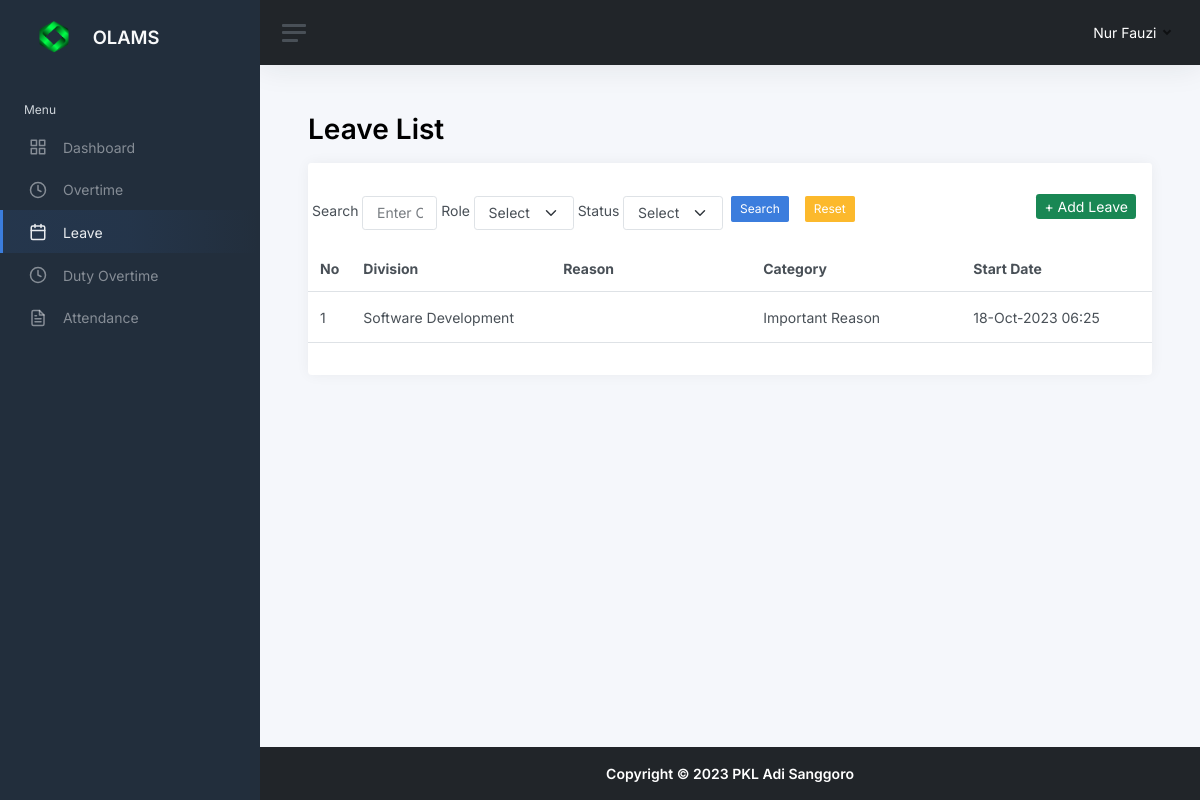
Screenshot of /leavelist.php (signed in) with the database file from the repository.
### tables this page shows
CREATE TABLE `leaves` (
  `leaves_id` tinyint(3) UNSIGNED NOT NULL,
  `user_id` tinyint(3) UNSIGNED NOT NULL,
  `division_id` tinyint(3) UNSIGNED NOT NULL,
  `reason` text NOT NULL,
  `category` enum('Annual','Pregnancy','Important Reason','Extended') NOT NULL,
  `start_date` timestamp NULL DEFAULT NULL,
  `finish_date` timestamp NULL DEFAULT NULL,
  `submitted_by_admin` tinyint(3) UNSIGNED DEFAULT NULL,
  `sent_by_admin` timestamp NULL DEFAULT NULL,
  `status` enum('Approved','Pending','Rejected') NOT NULL,
  `status_updated_at` timestamp NULL DEFAULT NULL,
  `status_updated_by` tinyint(3) UNSIGNED DEFAULT NULL,
  `created_at` timestamp NOT NULL DEFAULT current_timestamp(),
  `created_by` tinyint(3) UNSIGNED NOT NULL,
  `updated_at` timestamp NULL DEFAULT NULL ON UPDATE current_timestamp(),
  `updated_by` tinyint(3) UNSIGNED DEFAULT NULL
);

CREATE TABLE `m_divisions` (
  `division_id` tinyint(3) UNSIGNED NOT NULL,
  `division_name` varchar(64) NOT NULL,
  `created_at` timestamp NOT NULL DEFAULT current_timestamp(),
  `created_by` tinyint(3) UNSIGNED NOT NULL,
  `updated_at` timestamp NULL DEFAULT NULL ON UPDATE current_timestamp(),
  `updated_by` tinyint(3) UNSIGNED DEFAULT NULL
);

### include/conn.inc.php (called while the page is built, shortened)
<?php
function cleanValue($strhtml)
    {
        $strBersih = $strhtml;
        $strBersih = htmlspecialchars($strBersih);
        $strBersih = trim($strBersih);
        $strBersih = stripslashes($strBersih);
        $strBersih = strip_tags($strBersih);
        return $strBersih;
    }
?>

### leavelist.php (the view, shortened to what this page needs)
<?php
include __DIR__ . "/include/conn.inc.php";
$user_id = $_SESSION["user_id"];
$user_role = $_SESSION['role_id'];
$limit = 5;
$halaman_aktif = isset($_GET['page']) ? $_GET['page'] : 1;
$offset = ($halaman_aktif - 1) * $limit;
$query = "SELECT
  leaves.leaves_id,
  leaves.user_id,
  users.name AS name,
  m_divisions.division_name AS division_name,
  leaves.reason,
  leaves.category,
  leaves.start_date,
  leaves.finish_date,
  leaves.status,
  leaves.status_updated_at,
  leaves.status_updated_by
  FROM leaves
  LEFT JOIN users ON leaves.user_id = users.user_id
  LEFT JOIN m_divisions ON leaves.division_id = m_divisions.division_id";
if ($user_role === 1) {
  $query .= " WHERE leaves.user_id = $user_id";
}
$search = "";
$query .= " ORDER BY leaves.leaves_id DESC";
$query .= " LIMIT $limit OFFSET $offset ";
$data = mysqli_query($conn, $query);
$leaveArray = mysqli_fetch_all($data, MYSQLI_ASSOC);
?>
<!DOCTYPE html>
<html lang="en">
<head>
  <?php include "head.inc.php"; ?>
</head>
<body>
  <div class="wrapper">
    <?php include "components/sidebar.inc.php"; ?>
    <div class="main">
      <?php include "components/navbar.inc.php"; ?>
      <main class="content">
        <div class="container-fluid p-0">
          <h1 class="h1 mb-3 judul_halaman"><strong>Leave List</strong></h1>
          <div class="row">
            <div class="col-12">
              <div class="card">
                <div class="card-header">
                </div>
                <div class="row">
                  <div class="col-md-8">
                    <div class="d-flex align-items-center">
                      <form action="<?= cleanValue($_SERVER['PHP_SELF']); ?>" method="get" class="d-flex">
                        <label for="inputSearch" class="m-1 mx-1">Search</label>
                        <input type="text" name="search" id="inputSearch" placeholder="Enter Category or name" class="form-control form-control" value="<?= $search ?>">
                        <label for="inputRole" class="m-1 mx-1">Role</label>
                        <select name="filter_division" id="inputRole" class="form-select form-control">
                          <option value="">Select Division</option>
                        </select>
                        <label for="inputStatus" class="m-1 mx-1">Status</label>
                        <select name="filter_status" id="inputStatus" class="form-select form-control">
                          <option value="">Select Status</option>
                        </select>
                        <button type="submit" class="btn btn-sm btn-primary mb-2 mx-2">Search</button>
                        <a class="btn btn-sm btn-warning mb-2 mx-2" href="<?php echo cleanValue($_SERVER['PHP_SELF']); ?>">Reset</a>
                      </form>
                    </div>
                  </div>
                  <div class="col-md-4 text-end">
                    <?php if ($user_role == 1) : ?>
                      <a href="leavelist_add.php" class="btn-sm btn-success me-3 text-white text-decoration-none">+ Add Leave</a>
                    <?php endif; ?>
                  </div>
                </div>
                <?php if ($user_role === 2 || $user_role === 3 || $user_role === 4) : ?>
                  <div class="table-responsive">
                    <table class="table mb-0 mt-3">
                      <thead>
                        <tr>
                          <th scope="col">No</th>
                          <th scope="col" style="min-width : 200px;">Full Name</th>
                          <th scope="col" style="min-width : 200px;">Division</th>
                          <th scope="col" style="min-width : 200px;">Reason</th>
                          <th scope="col" style="min-width : 210px;">Category</th>
                          <th scope="col" style="min-width : 200px;">Start Date</th>
                          <th scope="col" style="min-width : 200px;">Finish Date</th>
                          <th scope="col">Status</th>
                          <th scope="col">Action</th>
                        </tr>
                      </thead>
                      <tbody>
                        <?php if (count($leaveArray) > 0) : ?>
                          <?php foreach ($leaveArray as $key => $value) : ?>
                            <tr>
                              <td><?= $key + 1 + $offset ?></td>
                              <td><?= $value['name'] ?></td>
                              <td><?= $value['division_name'] ?></td>
                              <td><?= $value['reason'] ?></td>
                              <td><?= $value['category'] ?></td>
                              <td><?= date('d-M-Y H:i', strtotime($value['start_date'])) ?></td>
                              <td><?= date('d-M-Y H:i', strtotime($value['finish_date'])) ?></td>
                              <td>
                                <?php
                                if ($value['status'] === 'Pending') {
                                  $statusClass = 'badge bg-warning';
                                } elseif ($value['status'] === 'Rejected') {
                                  $statusClass = 'badge bg-danger';
                                } elseif ($value['status'] === 'Approved') {
                                  $statusClass = 'badge bg-success';
                                }
                                ?>
                                <button class="btn btn-sm text-white <?= $statusClass ?>" disabled>
                                  <?= $value['status'] ?>
                                </button>
                              </td>
                              <td>
                                <div class="d-flex">
                                  <?php if ($user_role === 3) :
                                  ?>
                                    <a href="leavelist_detail.php?id=<?= $value['leaves_id'] ?>" class="btn btn-primary btn-sm ms-2">Detail</a>
                                    <form method="post" action="<?= cleanValue($_SERVER['PHP_SELF']); ?>" style="display: inline;">
                                      <input type="hidden" name="csrf_token" value="<?= $_SESSION['csrf_token'] ?>">
                                      <input type="hidden" name="leaves_id" value="<?= $value['leaves_id'] ?>">
                                      <?php if ($value['status'] !== 'Approved' && $value['status'] !== 'Rejected') : ?>
                                        <button type="submit" name="submit" value="Checked" class="btn btn-success btn-sm ms-2" onclick="return confirm('are you sure you will submit it?')">Submit</button>
                                      <?php endif; ?>
                                    </form>
                                  <?php elseif ($user_role === 4) :
                                  ?>
                                    <a href="leavelist_detail.php?id=<?= $value['leaves_id'] ?>" class="btn btn-primary btn-sm ms-2">Detail</a>
                                    <form method="post" action="<?= cleanValue($_SERVER['PHP_SELF']); ?>" class="d-flex">
                                      <input type="hidden" name="csrf_token" value="<?= $_SESSION['csrf_token'] ?>">
                                      <input type="hidden" name="leaves_id" value="<?= $value['leaves_id'] ?>">
                                      <?php if ($value['status'] !== 'Approved' && $value['status'] !== 'Rejected') : ?>
                                        <button type="submit" name="submit" value="Approved" class="btn btn-success btn-sm ms-2" onclick="return confirm('are you sure you will approve it?')">Approve</button>
                                        <button type="submit" name="submit" value="Rejected" class="btn btn-danger btn-sm ms-2" onclick="return confirm('are you sure you will reject it?')">Reject</button>
                                      <?php endif; ?>
                                    </form>
                                  <?php elseif ($user_role === 2) :
                                  ?>
                                    <a href="leavelist_detail.php?id=<?= $value['leaves_id'] ?>" class="btn btn-primary btn-sm ms-2">Detail</a>
                                  <?php endif; ?>
                                </div>
                              </td>
                            </tr>
                          <?php endforeach; ?>
                        <?php else : ?>
                          <tr>
                            <td colspan="8" style="text-align: center;">No records found!</td>
                          </tr>
                        <?php endif; ?>
                      </tbody>
                    </table>
                  </div>
                <?php elseif ($user_role === 1) : ?>
                  <div class="table-responsive">
                    <table class="table mb-0 mt-3">
                      <thead>
                        <tr>
                          <th scope="col">No</th>
                          <th scope="col" style="min-width : 200px;">Division</th>
                          <th scope="col" style="min-width : 200px;">Reason</th>
                          <th scope="col" style="min-width : 210px;">Category</th>
                          <th scope="col" style="min-width : 200px;">Start Date</th>
                        </tr>
                      </thead>
                      <tbody>
                        <?php if (count($leaveArray) > 0) : ?>
                          <?php foreach ($leaveArray as $key => $value) : ?>
                            <tr>
                              <td><?= $key + 1 + $offset ?></td>
                              <td><?= $value['division_name'] ?></td>
                              <td><?= $value['reason'] ?></td>
                              <td><?= $value['category'] ?></td>
                              <td><?= date('d-M-Y H:i', strtotime($value['start_date'])) ?></td>
                            </tr>
                          <?php endforeach; ?>
                        <?php else : ?>
                          <tr>
                            <td colspan="8" style="text-align: center;">No records found!.</td>
                          </tr>
                        <?php endif; ?>
                      </tbody>
                    </table>
                  </div>
                <?php endif; ?>
                <div class="dataTables_paginate paging_simple_numbers ms-3 mt-3">
                </div>
              </div>
            </div>
          </div>
        </div>
      </main>
      <?php include "components/footer.inc.php"; ?>
    </div>
  </div>
</body>
</html>

### rows the page displays
leaves: offset "1", division.division_name "Software Development", category "Important Reason", start_date "18-Oct-2023 06:25"

### other values shown
$_SESSION['name'] "Nur Fauzi"
